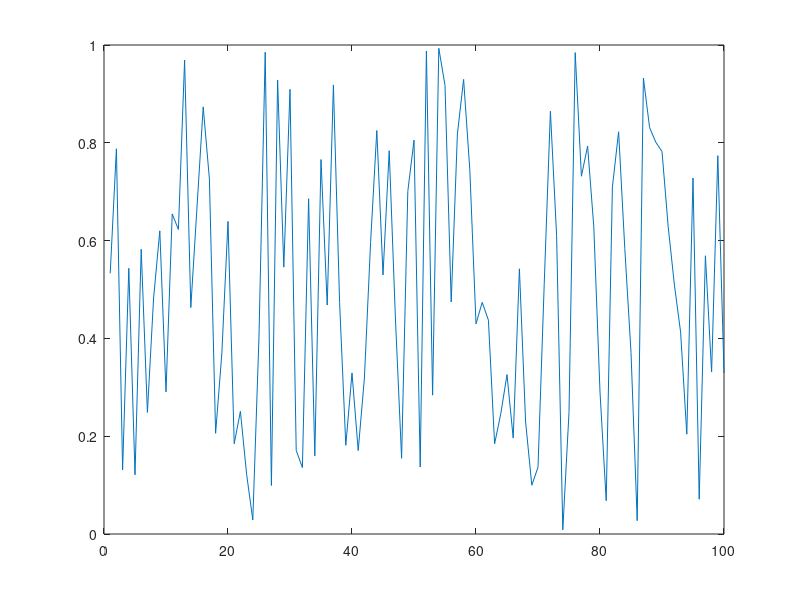

Here is the MATLAB script that generated this plot:
function result = test_ishold_004
result = false;
a = figure;
plot(rand(1,100));
hold('on');
drawnow;
result = (ishold == true);
close(a);
